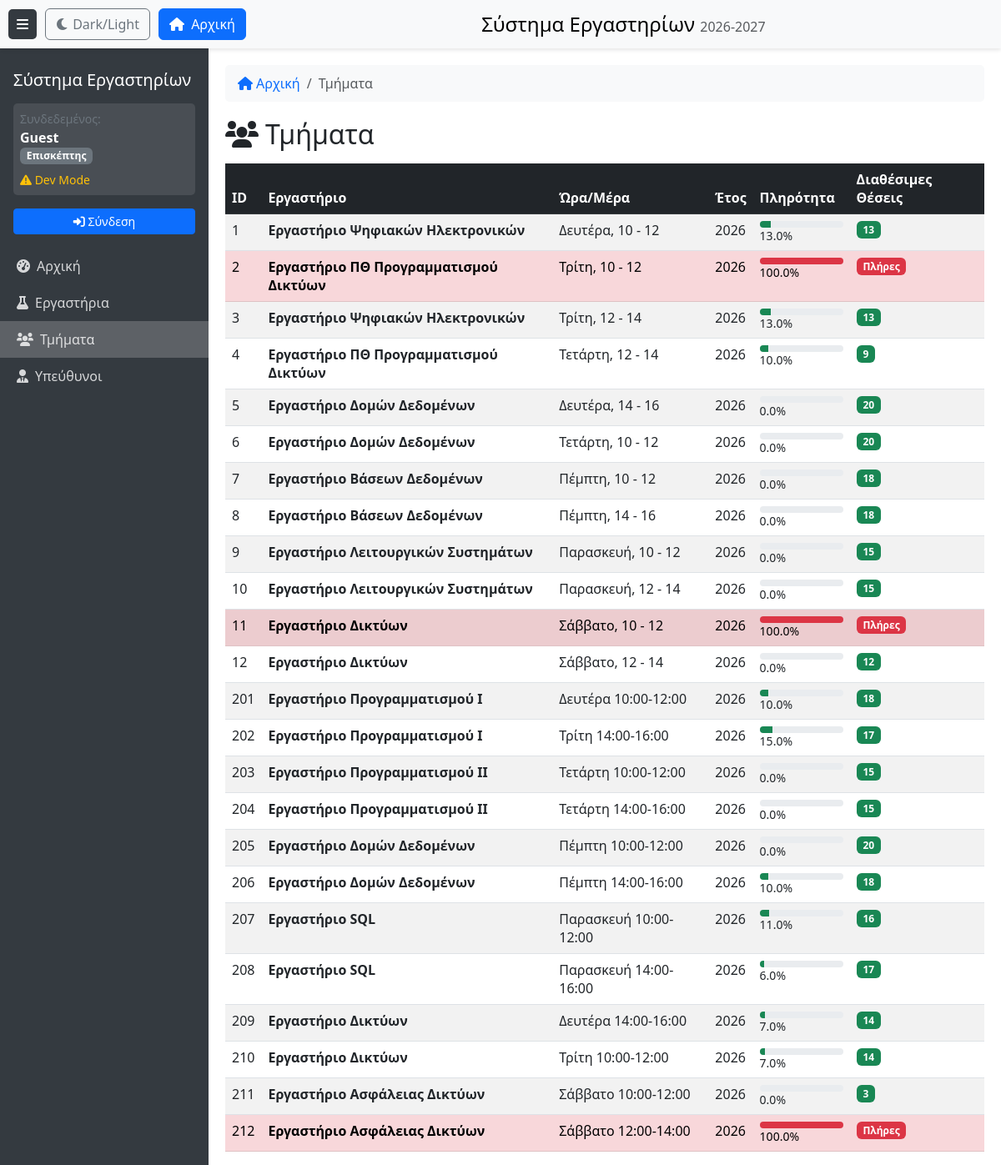
The page /groups-view on the database its author committed.
### models.py (models this page shows)
class LabGroup(db.Model):
    __tablename__ = 'lab_groups'
    group_id = db.Column(db.Integer, primary_key=True, autoincrement=True)
    daytime = db.Column(db.Text, nullable=False)
    year = db.Column(db.Integer, nullable=False)
    finalize = db.Column(db.Text, nullable=False)

class CourseLab(db.Model):
    __tablename__ = 'course_lab'
    lab_id = db.Column(db.Integer, primary_key=True, autoincrement=True)
    name = db.Column(db.Text, nullable=False)
    description = db.Column(db.Text, nullable=False)
    maxusers = db.Column(db.Integer, nullable=False)
    reg_limit = db.Column(db.Text, nullable=False)
    max_misses = db.Column(db.Integer, nullable=False)

### routes/views.py (the view)
@views_bp.route('/groups-view')
@require_permission('dashboard', 'view')
def groups_page():
    academic_year = get_academic_year()
    groups_raw = db.session.query(
        LabGroup, RelLabGroup.lab_id, CourseLab.name.label('lab_name')
    ).join(
        RelLabGroup, LabGroup.group_id == RelLabGroup.group_id
    ).join(
        CourseLab, RelLabGroup.lab_id == CourseLab.lab_id
    ).filter(LabGroup.year == academic_year).all()
    groups = []
    for group, lab_id, lab_name in groups_raw:
        occupancy = get_group_occupancy(group.group_id, lab_id)
        groups.append({
            'group_id': group.group_id,
            'daytime': group.daytime,
            'year': group.year,
            'lab_id': lab_id,
            'lab_name': lab_name,
            'occupancy_percentage': occupancy['percentage'],
            'available_spots': occupancy['available'],
            'is_full': occupancy['is_full']
        })
    all_labs = []
    professors = []
    if session.get('role') == 'admin':
        all_labs = CourseLab.query.order_by(CourseLab.name).all()
        professors = Professor.query.order_by(Professor.name).all()
    return render_template('groups.html',
                           active_page='groups',
                           groups=groups,
                           all_labs=all_labs,
                           professors=professors)

### app.py (called while the page is built)
@app.context_processor
def inject_common_vars():
    return {
        'name': session.get('name', 'Guest'),
        'role': session.get('role', 'guest'),
        'AUTH_MODE': app.config['AUTH_MODE'],
        'academic_year': get_academic_year(),
    }

### auth.py (called while the page is built, shortened)
def require_permission(resource, action):
    def decorator(f):
        @functools.wraps(f)
        def decorated_function(*args, **kwargs):
            matrix = PermissionMatrix()
            if 'schGrAcPersonID' in session:
                user_id = session['schGrAcPersonID']
                role = matrix.get_user_role(user_id)
            else:
                role = 'guest'
            return f(*args, **kwargs)
        return decorated_function
    return decorator

def get_academic_year():
    today = datetime.now()
    day_of_year = today.timetuple().tm_yday
    current_year = today.year
    if day_of_year < 35:
        return current_year - 1
    return current_year

    def has_permission(self, role, resource, action):
        if role not in self.matrix['roles']:
            return False
        if resource not in self.matrix['resources']:
            return False
        resource_config = self.matrix['resources'][resource]
        if action not in resource_config:
            return False
        return role in resource_config[action]

### helpers.py (called while the page is built)
def get_group_occupancy(group_id, lab_id):
    current_count = RelGroupStudent.query.filter_by(group_id=group_id).count()
    lab = CourseLab.query.get(lab_id)
    max_users = lab.maxusers if lab else 0
    return {
        'current': current_count,
        'max': max_users,
        'available': max(0, max_users - current_count),
        'percentage': round((current_count / max_users * 100), 1) if max_users > 0 else 0,
        'is_full': current_count >= max_users
    }

### templates/groups.html (shortened to what this page needs)
﻿{% extends "base.html" %}
{% block breadcrumb %}
<li class="breadcrumb-item active" aria-current="page">Τμήματα</li>
{% endblock %}
{% block content %}
<div class="d-flex justify-content-between align-items-center mb-3">
    <h2 class="mb-0"><i class="fas fa-users me-2"></i>Τμήματα</h2>
</div>
<div class="table-responsive">
    <table class="table table-striped table-hover sortable">
        <thead class="table-dark">
            <tr>
                <th>ID</th>
                <th>Εργαστήριο</th>
                <th>Ώρα/Μέρα</th>
                <th>Έτος</th>
                <th>Πληρότητα</th>
                <th>Διαθέσιμες Θέσεις</th>
            </tr>
        </thead>
        <tbody>
        {% for group in groups %}
            <tr class="{% if group.is_full %}table-danger{% endif %}">
                <td>{{ group.group_id }}</td>
                <td><strong>{{ group.lab_name }}</strong></td>
                <td>{{ group.daytime }}</td>
                <td>{{ group.year }}</td>
                <td>
                    <div class="progress occupancy-bar occupancy-bar-inline">
                        <div class="progress-bar {% if group.occupancy_percentage >= 90 %}bg-danger{% elif group.occupancy_percentage >= 70 %}bg-warning{% else %}bg-success{% endif %}"
                             style="width: {{ group.occupancy_percentage }}%"></div>
                    </div>
                    <small>{{ group.occupancy_percentage|round(0) }}%</small>
                </td>
                <td>
                    {% if group.is_full %}
                    <span class="badge bg-danger">Πλήρες</span>
                    {% else %}
                    <span class="badge bg-success">{{ group.available_spots }}</span>
                    {% endif %}
                </td>
            </tr>
        {% endfor %}
        </tbody>
    </table>
</div>
{% endblock %}

### static/css/style.css (style rules this page uses)
body { display: flex; min-height: 100vh; padding-top: 50px; }
.occupancy-bar { height: 8px; border-radius: 4px; }
.occupancy-bar-inline { width: 100px; }

### rows shown on the page
LabGroup: group_id "1", lab_name "Εργαστήριο Ψηφιακών Ηλεκτρονικών", daytime "Δευτέρα, 10 - 12", year "2026", {{ group.occupancy_percentage }} 13.3 (drawn), occupancy_percentage "13.0", available_spots "13"
LabGroup: group_id "2", lab_name "Εργαστήριο ΠΘ Προγραμματισμού Δικτύων", daytime "Τρίτη, 10 - 12", year "2026", occupancy_percentage "100.0", shows "Πλήρες"
LabGroup: group_id "3", lab_name "Εργαστήριο Ψηφιακών Ηλεκτρονικών", daytime "Τρίτη, 12 - 14", year "2026", {{ group.occupancy_percentage }} 13.3 (drawn), occupancy_percentage "13.0", available_spots "13"
LabGroup: group_id "4", lab_name "Εργαστήριο ΠΘ Προγραμματισμού Δικτύων", daytime "Τετάρτη, 12 - 14", year "2026", occupancy_percentage "10.0", available_spots "9"
LabGroup: group_id "5", lab_name "Εργαστήριο Δομών Δεδομένων", daytime "Δευτέρα, 14 - 16", year "2026", occupancy_percentage "0.0", available_spots "20"
LabGroup: group_id "6", lab_name "Εργαστήριο Δομών Δεδομένων", daytime "Τετάρτη, 10 - 12", year "2026", occupancy_percentage "0.0", available_spots "20"
LabGroup: group_id "7", lab_name "Εργαστήριο Βάσεων Δεδομένων", daytime "Πέμπτη, 10 - 12", year "2026", occupancy_percentage "0.0", available_spots "18"
LabGroup: group_id "8", lab_name "Εργαστήριο Βάσεων Δεδομένων", daytime "Πέμπτη, 14 - 16", year "2026", occupancy_percentage "0.0", available_spots "18"
LabGroup: group_id "9", lab_name "Εργαστήριο Λειτουργικών Συστημάτων", daytime "Παρασκευή, 10 - 12", year "2026", occupancy_percentage "0.0", available_spots "15"
LabGroup: group_id "10", lab_name "Εργαστήριο Λειτουργικών Συστημάτων", daytime "Παρασκευή, 12 - 14", year "2026", occupancy_percentage "0.0", available_spots "15"
LabGroup: group_id "11", lab_name "Εργαστήριο Δικτύων", daytime "Σάββατο, 10 - 12", year "2026", occupancy_percentage "100.0", shows "Πλήρες"
LabGroup: group_id "12", lab_name "Εργαστήριο Δικτύων", daytime "Σάββατο, 12 - 14", year "2026", occupancy_percentage "0.0", available_spots "12"
LabGroup: group_id "201", lab_name "Εργαστήριο Προγραμματισμού Ι", daytime "Δευτέρα 10:00-12:00", year "2026", occupancy_percentage "10.0", available_spots "18"
LabGroup: group_id "202", lab_name "Εργαστήριο Προγραμματισμού Ι", daytime "Τρίτη 14:00-16:00", year "2026", occupancy_percentage "15.0", available_spots "17"
LabGroup: group_id "203", lab_name "Εργαστήριο Προγραμματισμού ΙΙ", daytime "Τετάρτη 10:00-12:00", year "2026", occupancy_percentage "0.0", available_spots "15"
LabGroup: group_id "204", lab_name "Εργαστήριο Προγραμματισμού ΙΙ", daytime "Τετάρτη 14:00-16:00", year "2026", occupancy_percentage "0.0", available_spots "15"
LabGroup: group_id "205", lab_name "Εργαστήριο Δομών Δεδομένων", daytime "Πέμπτη 10:00-12:00", year "2026", occupancy_percentage "0.0", available_spots "20"
LabGroup: group_id "206", lab_name "Εργαστήριο Δομών Δεδομένων", daytime "Πέμπτη 14:00-16:00", year "2026", occupancy_percentage "10.0", available_spots "18"
LabGroup: group_id "207", lab_name "Εργαστήριο SQL", daytime "Παρασκευή 10:00-12:00", year "2026", {{ group.occupancy_percentage }} 11.1 (drawn), occupancy_percentage "11.0", available_spots "16"
LabGroup: group_id "208", lab_name "Εργαστήριο SQL", daytime "Παρασκευή 14:00-16:00", year "2026", {{ group.occupancy_percentage }} 5.6 (drawn), occupancy_percentage "6.0", available_spots "17"
LabGroup: group_id "209", lab_name "Εργαστήριο Δικτύων", daytime "Δευτέρα 14:00-16:00", year "2026", {{ group.occupancy_percentage }} 6.7 (drawn), occupancy_percentage "7.0", available_spots "14"
LabGroup: group_id "210", lab_name "Εργαστήριο Δικτύων", daytime "Τρίτη 10:00-12:00", year "2026", {{ group.occupancy_percentage }} 6.7 (drawn), occupancy_percentage "7.0", available_spots "14"
LabGroup: group_id "211", lab_name "Εργαστήριο Ασφάλειας Δικτύων", daytime "Σάββατο 10:00-12:00", year "2026", occupancy_percentage "0.0", available_spots "3"
LabGroup: group_id "212", lab_name "Εργαστήριο Ασφάλειας Δικτύων", daytime "Σάββατο 12:00-14:00", year "2026", occupancy_percentage "100.0", shows "Πλήρες"

### other values the page prints
{{ academic_year }} "2026"
{{ academic_year + 1 }} "2027"
{{ name }} "Guest"
